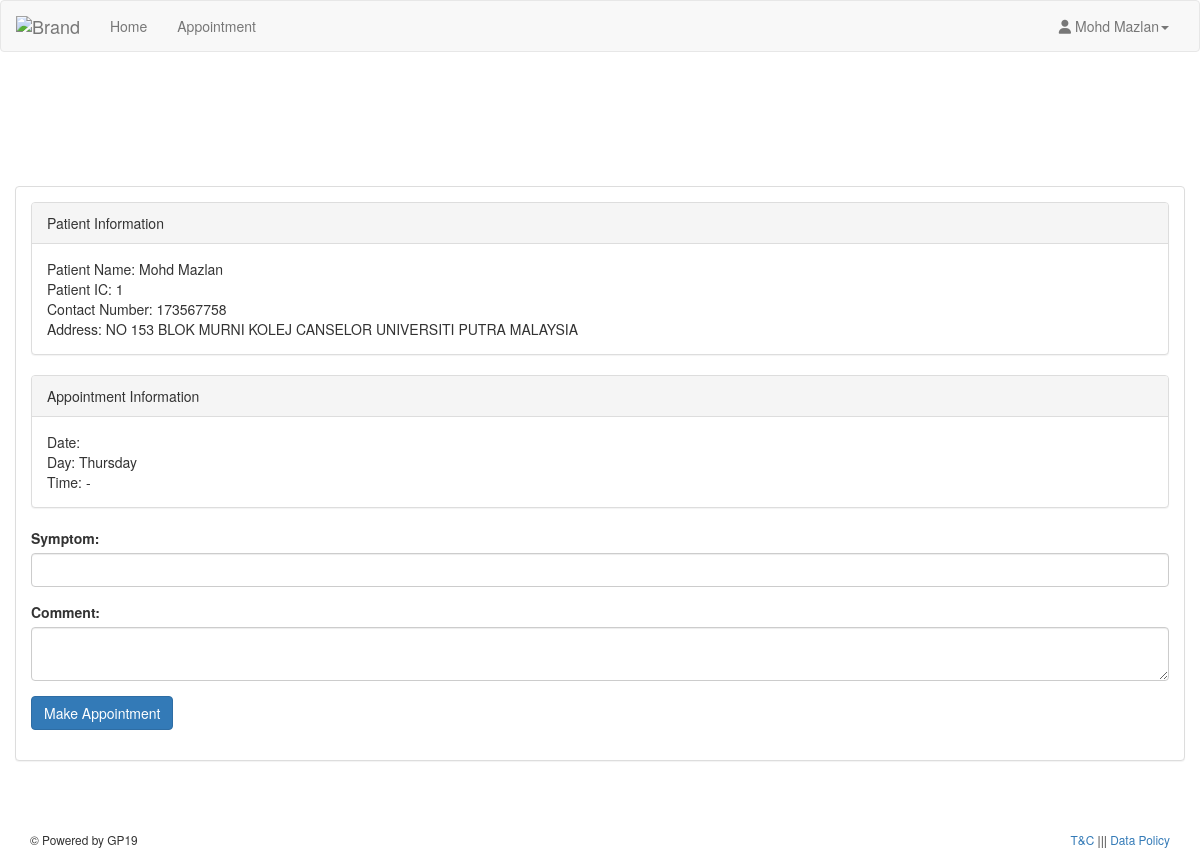
Page /patient/appointment.php (signed in) on the committed database.
### tables this page shows
CREATE TABLE IF NOT EXISTS `patient` (
  `icPatient` bigint NOT NULL AUTO_INCREMENT,
  `username` varchar(50) NOT NULL,
  `password` varchar(255) NOT NULL,
  `patientFirstName` varchar(50) NOT NULL,
  `patientLastName` varchar(50) NOT NULL,
  `patientMaritialStatus` ENUM('na','single', 'married', 'widowed', 'divorced', 'separated'),
  `patientDOB` date NOT NULL,
  `patientGender` ENUM('na', 'm', 'f'),
  `patientAddress` varchar(255) NOT NULL,
  `patientMediRecordNo` varchar(255) NOT NULL,
  `patientPhone` varchar(15) NOT NULL,
  `patientEmail` varchar(255) NOT NULL,
  `createdAt` TIMESTAMP DEFAULT CURRENT_TIMESTAMP ON UPDATE CURRENT_TIMESTAMP,
  `updatedAt` TIMESTAMP DEFAULT CURRENT_TIMESTAMP ON UPDATE CURRENT_TIMESTAMP,
  `deletedAt` TIMESTAMP NULL,
  PRIMARY KEY (`icPatient`),
  INDEX (`username`)
);

### dal/patient.php (called while the page is built, shortened)
<?php
include_once dirname(dirname(__FILE__)).'/dal/dbconnect.php';
function getPatient($username) {
    global $db_conn;
    $res=mysqli_query($db_conn,  "SELECT * FROM patient WHERE username = '$username' AND deletedAt IS NULL LIMIT 1");
    $result=mysqli_fetch_array($res,MYSQLI_ASSOC);
    return $result;
}
?>

### dal/schedule.php (called while the page is built, shortened)
<?php
function getScheduleDay($date) {
    $days = array('Sunday', 'Monday', 'Tuesday', 'Wednesday','Thursday','Friday', 'Saturday');
    return $days[date('w', strtotime($date))];
}
?>

### patient/appointment.php (the view, shortened to what this page needs)
<?php
include_once dirname(dirname(__FILE__)).'/dal/patient.php';
include_once dirname(dirname(__FILE__)).'/dal/schedule.php';
$usersession = $_SESSION['patientSession'];
$userRow=getPatient($usersession);
$src='//'.WEB_HOST.'/'.DIR.'/';
$schedule =null;
?>
<!DOCTYPE html>
<html>
	<head>
		<link href="<?= $src ?>assets/css/bootstrap.min.css" rel="stylesheet">
		<link href="<?= $src ?>assets/css/style.css" rel="stylesheet">
		<link rel="stylesheet" href="https://formden.com/static/cdn/font-awesome/4.4.0/css/font-awesome.min.css" />
	</head>
	<body>
		<?php include_once dirname(dirname(__FILE__)).'/shared/navbar.php'; ?>
		<div class="container">
			<section style="padding-bottom: 50px; padding-top: 50px;margin-top:64px">
				<div class="row">
					<div class="row">
						<div class="col-md-12 col-sm-12  user-wrapper" s>
							<div class="description">
								<div class="panel panel-default">
									<div class="panel-body">
										<form class="form" role="form" method="POST" accept-charset="UTF-8">
											<div class="panel panel-default">
												<div class="panel-heading">Patient Information</div>
												<div class="panel-body">
													Patient Name: <?php echo $userRow['patientFirstName'] ?> <?php echo $userRow['patientLastName'] ?><br>
													Patient IC: <?php echo $userRow['icPatient'] ?><br>
													Contact Number: <?php echo $userRow['patientPhone'] ?><br>
													Address: <?php echo $userRow['patientAddress'] ?>
												</div>
											</div>
											<div class="panel panel-default">
												<div class="panel-heading">Appointment Information</div>
												<div class="panel-body">
													Date: <?php echo $schedule['scheduleDate'] ?><br>
													Day: <?php echo getScheduleDay($schedule['scheduleDate'])  ?><br>
													Time: <?php echo $schedule['startTime'] ?> - <?php echo $schedule['endTime'] ?><br>
												</div>
											</div>
											<div class="form-group">
												<label for="recipient-name" class="control-label">Symptom:</label>
												<input type="text" class="form-control" name="symptom" required>
											</div>
											<div class="form-group">
												<label for="message-text" class="control-label">Comment:</label>
												<textarea class="form-control" name="comment" required></textarea>
											</div>
											<div class="form-group">
												<input type="submit" name="appointment" id="submit" class="btn btn-primary" value="Make Appointment">
											</div>
										</form>
									</div>
								</div>
							</div>
						</div>
					</div>
				</div>
				</section>
				</div>
		<?php include_once dirname(dirname(__FILE__)).'/shared/footer.php'; ?>
				</body>
			</html>

### shared/navbar.php (shortened to what this page needs)
<?php
$src='//'.WEB_HOST.'/'.DIR.'/';
if(!isset($_SESSION['patientSession'])) {
?>
<nav class="navbar navbar-default navbar-fixed-top" role="navigation">
    <div class="container-fluid">
        <div class="navbar-header">
            <button type="button" class="navbar-toggle collapsed" data-toggle="collapse" data-target="#bs-example-navbar-collapse-1">
            <span class="sr-only">Toggle navigation</span>
            <span class="icon-bar"></span>
            <span class="icon-bar"></span>
            <span class="icon-bar"></span>
            </button>
            <a class="navbar-brand" href="index.php"><img alt="Brand" src="<?= $src ?>assets/img/logo.png"></a>
        </div>
        <div class="collapse navbar-collapse" id="bs-example-navbar-collapse-1">
            <ul class="nav navbar-nav navbar-right">
                <li><a href="adminlogin.php">I am Doctor</a></li>
                <li><a href="membership.php">Login / Sign Up</a></li>
            </ul>
        </div>
    </div>
</nav>
<?php } else { ?>
<nav class="navbar navbar-default " role="navigation">
    <div class="container-fluid">
        <div class="navbar-header">
            <a class="navbar-brand" href="patient.php"><img alt="Brand" src="<?= $src ?>assets/img/logo.png"></a>
        </div>
        <div class="collapse navbar-collapse" id="bs-example-navbar-collapse-1">
            <ul class="nav navbar-nav">
                <ul class="nav navbar-nav">
                    <li><a href="patient.php">Home</a></li>
                    <li><a href="appointmentlist.php?patientId=<?php echo $userRow['icPatient']; ?>">Appointment</a></li>
                </ul>
            </ul>
            <ul class="nav navbar-nav navbar-right">
                <li class="dropdown">
                    <a href="#" class="dropdown-toggle" data-toggle="dropdown"><i class="fa fa-user"></i> <?php echo $userRow['patientFirstName']; ?> <?php echo $userRow['patientLastName']; ?><b class="caret"></b></a>
                </li>
            </ul>
        </div>
    </div>
</nav>
<?php } ?>

### rows in the picture
patient: patientFirstName "Mohd", patientLastName "Mazlan", icPatient "1", patientPhone "173567758", patientAddress "NO 153 BLOK MURNI KOLEJ CANSELOR UNIVERSITI PUTRA MALAYSIA"

### other values in the picture
getScheduleDay($schedule['scheduleDate']) "Thursday"
